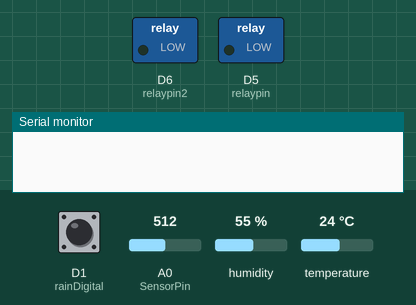
This sketch was run on a simulated ESP8266 (NodeMCU). Shown: switched loads named in the sketch (green lamp = pin HIGH), the last lines printed to the serial monitor. The test bench sets the inputs (shaded band); at power-on: D1 (rainDigital) HIGH, A0 (SensorPin) = 512, humidity 55 %, temperature 24 °C. WiFi joins after 1.5 s; servers stay silent unless stated.

Above: at 0.1 s.
At 6.3 s:
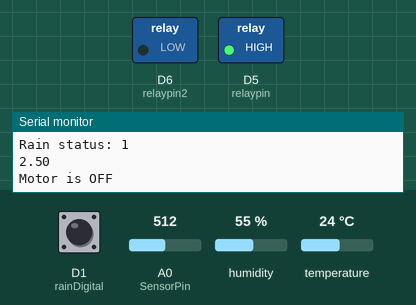
Timing chart, 0 to 7.8 s (numbered marks = the images above):
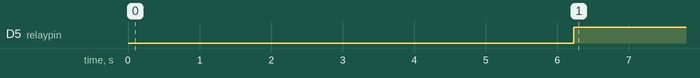

The sketch:

agrofarming_.ino
```cpp
#include <ESP8266WiFi.h>
#include <SPI.h>
#include <Wire.h>
#include <Adafruit_GFX.h>
#include <Adafruit_SSD1306.h>
#include <DHT.h>  // Including library for dht

#define DHTPIN D3          //pin where the dht11 is connected
DHT dht(DHTPIN, DHT11);
#define rainDigital D1

String apiKey = "9IX5DUXMOOJW6MLJ"; // Enter your Write API key from ThingSpeak
const char *ssid = "POCO X2";     // replace with your wifi ssid and wpa2 key
const char *pass = "AndroidAP";
const char* server = "api.thingspeak.com";


const int AirValue = 790;   //you need to replace this value with Value_1
const int WaterValue = 390;  //you need to replace this value with Value_2
const int SensorPin = A0;
int soilMoistureValue = 0;
int soilmoisturepercent=0;
int relaypin = D5;
int relaypin2 = D6;


WiFiClient client;


void setup() {
  Serial.begin(115200); // open serial port, set the baud rate to 9600 bps
  pinMode(relaypin, OUTPUT);
  pinMode(relaypin2, OUTPUT);
  pinMode(SensorPin,INPUT);

  dht.begin();

  WiFi.begin(ssid, pass);

  while (WiFi.status() != WL_CONNECTED)
  {
    delay(500);
    Serial.print(".");
  }
    Serial.println("");
    Serial.println("WiFi connected");
    delay(4000);
}


void loop()
{
  int sensorValue = analogRead(D4);   // read the input on analog pin 0
	float voltage = sensorValue * (5.0 / 1023.0);   // Convert the analog reading (which goes from 0 - 1023) to a voltage (0 - 5V)
  float moisture_percentage;
  int sensor_analog;
  float h = dht.readHumidity();
  float t = dht.readTemperature();
  int rainDigitalVal = digitalRead(rainDigital);
  int motorstatus = digitalRead(relaypin);

  sensor_analog = analogRead(SensorPin);
  moisture_percentage = ( 100 - ( (sensor_analog/1023.00) * 100 ) );
  Serial.print("moisture analog = ");
  Serial.println(sensor_analog);
  Serial.print("Moisture Percentage = ");
  Serial.print(moisture_percentage);
  Serial.print("%  ");

  Serial.print("Humidity: ");
  Serial.println(h);
  Serial.print("Temperature: ");
  Serial.println(t);
  Serial.print("Rain status: ");
  Serial.println(rainDigitalVal);
  Serial.println(voltage);
  delay(700);


if(sensor_analog>900 && rainDigitalVal == 1 && voltage == 0)
{
  digitalWrite(relaypin, LOW);
  digitalWrite(relaypin2, LOW);
  Serial.println("Motor is ON");
}
else if(rainDigitalVal == 0 && voltage == 5)
{
  digitalWrite(relaypin, HIGH);
  digitalWrite(relaypin, HIGH);
  Serial.println("Motor is OFF");
}
else
{
  digitalWrite(relaypin, HIGH);
  Serial.println("Motor is OFF");
}


if (client.connect(server, 80)) // "184.106.153.149" or api.thingspeak.com
{
  String postStr = apiKey;
  postStr += "&field1=";
  postStr += String(moisture_percentage);
  postStr += "&field2=";
  postStr += String(h);
  postStr += "&field3=";
  postStr += String(t);
  postStr += "&field4=";
  postStr += String(rainDigitalVal);
  postStr += "&field5=";
  postStr += String(motorstatus);
  postStr += "\r\n\r\n\r\n\r\n";

  client.print("POST /update HTTP/1.1\n");
  client.print("Host: api.thingspeak.com\n");
  client.print("Connection: close\n");
  client.print("X-THINGSPEAKAPIKEY: " + apiKey + "\n");
  client.print("Content-Type: application/x-www-form-urlencoded\n");
  client.print("Content-Length: ");
  client.print(postStr.length());
  client.print("\n\n");
  client.print(postStr);

}
  client.stop();
}
```

Measured:
- by itself, D5 (relaypin): LOW → HIGH at 6.2 s
